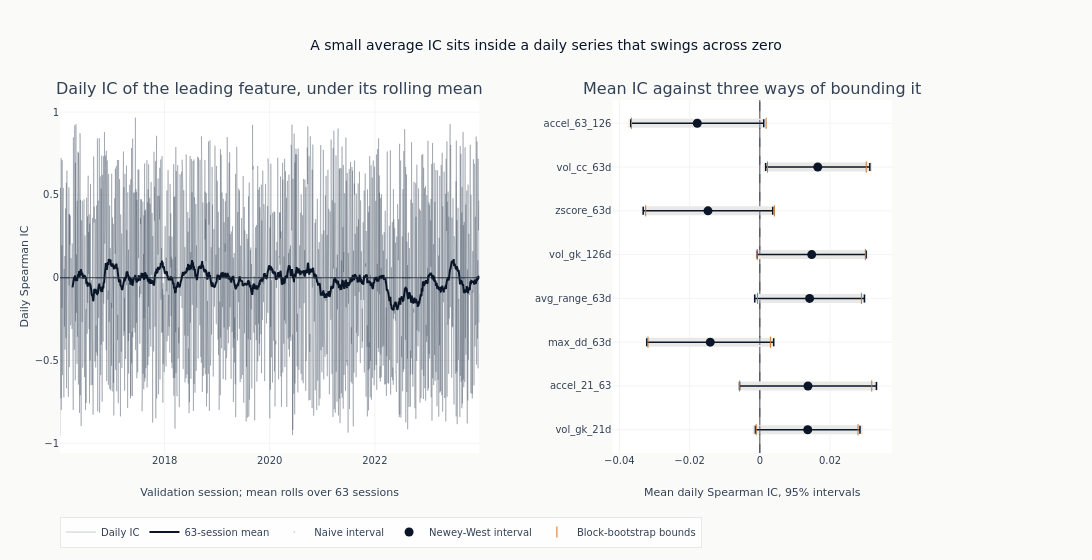

The cell this chart's notebook holds for it:
### Code cell
if leader:
    interval_features = list(reversed(leaders))
    means = [ic_uncertainty[name]["mean_ic"] for name in interval_features]
    _ = fig.add_trace(
        go.Scatter(
            x=means,
            y=interval_features,
            mode="markers",
            marker={"color": COLORS["neutral"], "size": 1, "opacity": 0.0},
            error_x=interval_arms(interval_features, "ci_naive_lower", "ci_naive_upper")
            | {"color": COLORS["silver_muted"], "thickness": 9, "width": 0},
            name="Naive interval",
        ),
        row=1,
        col=2,
    )
    _ = fig.add_trace(
        go.Scatter(
            x=means,
            y=interval_features,
            mode="markers",
            marker={"color": COLORS["blue"], "size": 9},
            error_x=interval_arms(interval_features, "ci_hac_lower", "ci_hac_upper")
            | {"color": COLORS["blue"], "thickness": 1.5},
            name="Newey-West interval",
        ),
        row=1,
        col=2,
    )
    _ = fig.add_trace(
        go.Scatter(
            x=[ic_uncertainty[name][bound] for name in interval_features for bound in BOOT_BOUNDS],
            y=[name for name in interval_features for _ in BOOT_BOUNDS],
            mode="markers",
            marker={"color": COLORS["copper"], "size": 8, "symbol": "line-ns-open"},
            name="Block-bootstrap bounds",
        ),
        row=1,
        col=2,
    )
    _ = fig.add_vline(
        x=0, line={"color": COLORS["neutral"], "width": 0.8, "dash": "dash"}, row=1, col=2
    )
    fig.update_layout(
        title="A small average IC sits inside a daily series that swings across zero",
        height=560,
        width=1150,
        margin={"l": 60, "r": 200},
        legend={"orientation": "h", "y": -0.18},
    )
    fig.update_yaxes(title_text="Daily Spearman IC", row=1, col=1)
    fig.update_xaxes(
        title_text=f"Validation session; mean rolls over {IC_ROLLING_WINDOW} sessions",
        row=1,
        col=1,
    )
    fig.update_xaxes(title_text="Mean daily Spearman IC, 95% intervals", row=1, col=2)
    fig.show()

### Figure 1 — Plotly figure (JSON) as saved in the notebook; plotly's stock layout.template omitted (floating-point values rounded to 4 significant figures; data arrays with more than 128 entries replaced by an {"elided": "..."} marker saying what was removed)
{"data": [{"line": {"color": "#334155", "width": 0.6}, "mode": "lines", "name": "Daily IC", "opacity": 0.45, "type": "scatter", "x": {"elided": "2063 str values"}, "xaxis": "x", "y": {"elided": "2063 float values"}, "yaxis": "y"}, {"line": {"color": "#0a1628", "width": 2}, "mode": "lines", "name": "63-session mean", "type": "scatter", "x": {"elided": "2063 str values"}, "xaxis": "x", "y": {"elided": "2063 float values"}, "yaxis": "y"}, {"error_x": {"array": [0.01568, 0.01995, 0.01843, 0.01603, 0.01598, 0.01894, 0.01545, 0.01957], "arrayminus": [0.01568, 0.01995, 0.01843, 0.01603, 0.01598, 0.01894, 0.01545, 0.01957], "color": "#e8e8e6", "symmetric": false, "thickness": 9, "type": "data", "width": 0}, "marker": {"color": "#334155", "opacity": 0.0, "size": 1}, "mode": "markers", "name": "Naive interval", "type": "scatter", "x": [0.01364, 0.01371, -0.01413, 0.01417, 0.01477, -0.01478, 0.0165, -0.01783], "xaxis": "x2", "y": ["vol_gk_21d", "accel_21_63", "max_dd_63d", "avg_range_63d", "vol_gk_126d", "zscore_63d", "vol_cc_63d", "accel_63_126"], "yaxis": "y2"}, {"error_x": {"array": [0.01489, 0.0195, 0.01808, 0.01563, 0.01551, 0.01844, 0.01483, 0.01894], "arrayminus": [0.01489, 0.0195, 0.01808, 0.01563, 0.01551, 0.01844, 0.01483, 0.01894], "color": "#0a1628", "symmetric": false, "thickness": 1.5, "type": "data"}, "marker": {"color": "#0a1628", "size": 9}, "mode": "markers", "name": "Newey-West interval", "type": "scatter", "x": [0.01364, 0.01371, -0.01413, 0.01417, 0.01477, -0.01478, 0.0165, -0.01783], "xaxis": "x2", "y": ["vol_gk_21d", "accel_21_63", "max_dd_63d", "avg_range_63d", "vol_gk_126d", "zscore_63d", "vol_cc_63d", "accel_63_126"], "yaxis": "y2"}, {"marker": {"color": "#C87533", "size": 8, "symbol": "line-ns-open"}, "mode": "markers", "name": "Block-bootstrap bounds", "type": "scatter", "x": [-0.001047, 0.02797, -0.005752, 0.03188, -0.03187, 0.003014, -0.0006682, 0.02893, -0.0007484, 0.03005, -0.03252, 0.004142, 0.002186, 0.03031, -0.03658, 0.001791], "xaxis": "x2", "y": ["vol_gk_21d", "vol_gk_21d", "accel_21_63", "accel_21_63", "max_dd_63d", "max_dd_63d", "avg_range_63d", "avg_range_63d", "vol_gk_126d", "vol_gk_126d", "zscore_63d", "zscore_63d", "vol_cc_63d", "vol_cc_63d", "accel_63_126", "accel_63_126"], "yaxis": "y2"}], "layout": {"annotations": [{"font": {"size": 16}, "showarrow": false, "text": "Daily IC of the leading feature, under its rolling mean", "x": 0.252, "xanchor": "center", "xref": "paper", "y": 1.0, "yanchor": "bottom", "yref": "paper"}, {"font": {"size": 16}, "showarrow": false, "text": "Mean IC against three ways of bounding it", "x": 0.832, "xanchor": "center", "xref": "paper", "y": 1.0, "yanchor": "bottom", "yref": "paper"}], "height": 560, "legend": {"orientation": "h", "y": -0.18}, "margin": {"l": 60, "r": 200}, "shapes": [{"line": {"color": "#334155", "dash": "dash", "width": 0.8}, "type": "line", "x0": 0, "x1": 1, "xref": "x domain", "y0": 0, "y1": 0, "yref": "y"}, {"line": {"color": "#334155", "dash": "dash", "width": 0.8}, "type": "line", "x0": 0, "x1": 0, "xref": "x2", "y0": 0, "y1": 1, "yref": "y2 domain"}], "title": {"text": "A small average IC sits inside a daily series that swings across zero"}, "width": 1150, "xaxis": {"anchor": "y", "domain": [0.0, 0.504], "title": {"text": "Validation session; mean rolls over 63 sessions"}}, "xaxis2": {"anchor": "y2", "domain": [0.664, 1.0], "title": {"text": "Mean daily Spearman IC, 95% intervals"}}, "yaxis": {"anchor": "x", "domain": [0.0, 1.0], "title": {"text": "Daily Spearman IC"}}, "yaxis2": {"anchor": "x2", "domain": [0.0, 1.0]}}}
